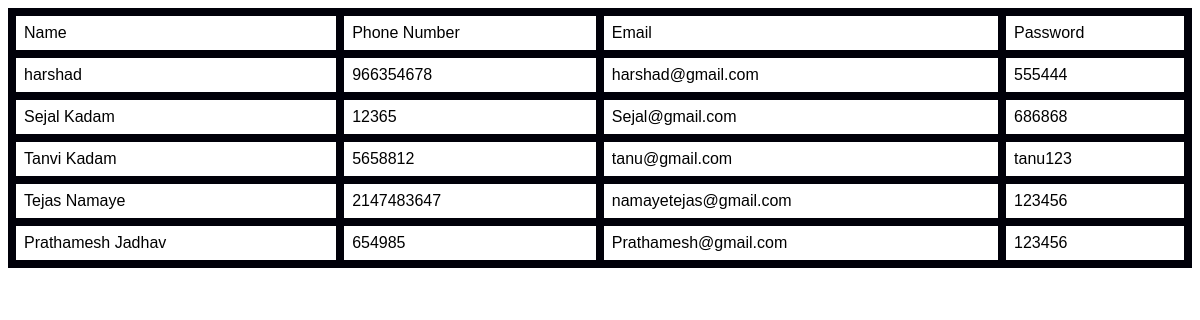
The page /Shopx/admincustomer.php on the database its author committed.
### tables this page shows
CREATE TABLE `signup` (
  `Signup_id` int(30) NOT NULL,
  `name` varchar(50) NOT NULL,
  `Phone_number` int(11) NOT NULL,
  `email` varchar(50) NOT NULL,
  `upassword` varchar(50) NOT NULL
);

### Shopx/admincustomer.php (the view, shortened to what this page needs)
<?php
$result = mysqli_query($conn,"SELECT * FROM signup");
?>
<!DOCTYPE html>
<html>
 <head>
 </head>
<body>
<?php
if (mysqli_num_rows($result) > 0) {
?>
  <table>
  <tr>
    <td> Name</td>
    <td>Phone Number</td>
    <td>Email</td>
    <td>Password</td>
  </tr>
<?php
while($row = mysqli_fetch_array($result)) {
?>
<tr>
    <td><?php echo $row["name"]; ?></td>
    <td><?php echo $row["Phone_number"]; ?></td>
    <td><?php echo $row["email"]; ?></td>
    <td><?php echo $row["upassword"]; ?></td>
</tr>
<?php
}
?>
</table>
 <?php
}
else{
    echo "No result found";
}
?>
 </body>
</html>

### Shopx/admincustomer.php (style rules this page uses)
table { font-family: arial, sans-serif; border-collapse: collapse; width: 100%; }
td, th { border: 8px solid #000009; text-align: left; padding: 8px; }
tr:nth-child(even) { background-color: white; }

### rows shown on the page
signup: name "harshad", Phone_number "966354678", email "harshad@gmail.com", upassword "555444"
signup: name "Sejal Kadam", Phone_number "12365", email "Sejal@gmail.com", upassword "686868"
signup: name "Tanvi Kadam", Phone_number "5658812", email "tanu@gmail.com", upassword "tanu123"
signup: name "Tejas Namaye", Phone_number "2147483647", email "namayetejas@gmail.com", upassword "123456"
signup: name "Prathamesh Jadhav", Phone_number "654985", email "Prathamesh@gmail.com", upassword "123456"
